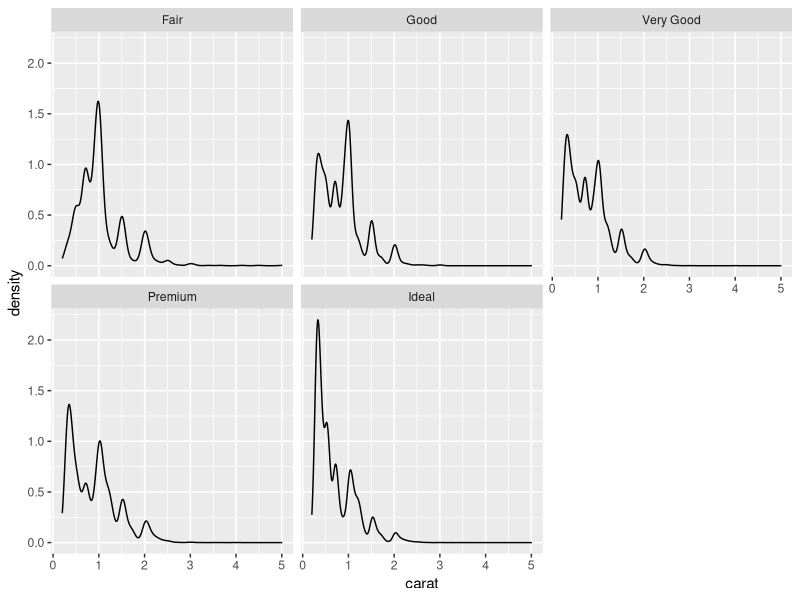

Recreate this plot in R.
## ---- chunk 1
# automatically create a bib database for R packages
knitr::write_bib(c(
  .packages(), 'bookdown', 'knitr', 'rmarkdown'
), 'packages.bib')
## ---- chunk 2
library(ggplot2)
diamonds
ggplot(diamonds, aes(x = carat)) +
  geom_density()+
  facet_wrap(~cut)
